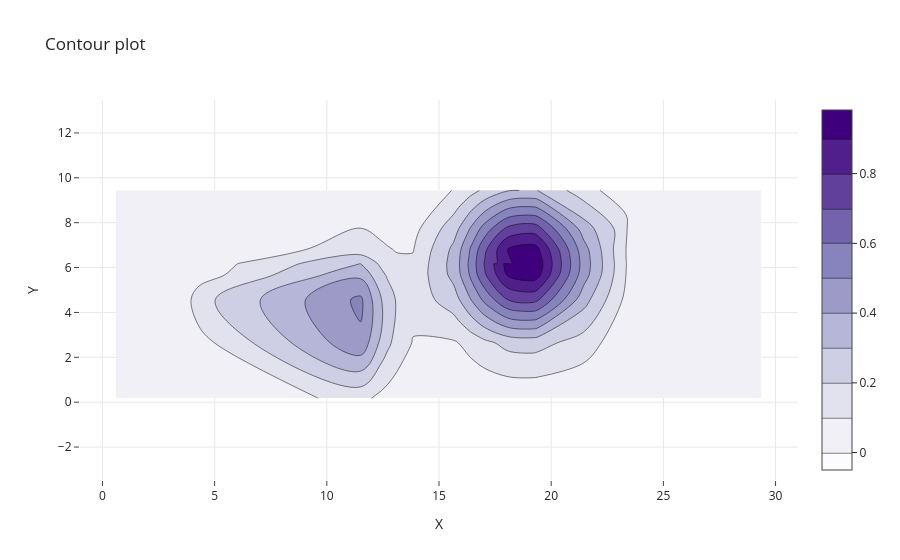

Source (notebook cell):
### Code cell
# Traceを作成
trace = go.Contour(
        x=xrand,
        y=yrand,
        z=pp,
        colorscale='Purples',
        connectgaps=True        # 欠損箇所を補間
)       # 等高線図（欠損箇所を補間）

# Figureを作成
figure = go.Figure(trace, layout)

figure

### Figure 1 — Plotly figure (JSON) as saved in the notebook; plotly's stock layout.template omitted (floating-point values rounded to 4 significant figures; data arrays with more than 128 entries replaced by an {"elided": "..."} marker saying what was removed)
{"data": [{"colorscale": [[0, "rgb(252,251,253)"], [0.125, "rgb(239,237,245)"], [0.25, "rgb(218,218,235)"], [0.375, "rgb(188,189,220)"], [0.5, "rgb(158,154,200)"], [0.625, "rgb(128,125,186)"], [0.75, "rgb(106,81,163)"], [0.875, "rgb(84,39,143)"], [1, "rgb(63,0,125)"]], "connectgaps": true, "type": "contour", "x": [0.6066, 2.131, 2.614, 3.548, 4.301, 11.5, 12.44, 12.71, 13.13, 13.84, 15.66, 15.87, 16.35, 16.46, 17.04, 18.08, 19.2, 19.38, 21.46, 23.34, 23.42, 23.75, 23.97, 24.98, 26.1, 26.75, 27.77, 28.34, 28.91, 29.36], "y": [0.1879, 2.646, 4.562, 5.684, 6.121, 6.169, 6.176, 6.818, 7.742, 9.437], "z": {"elided": "10x30 float values"}}], "layout": {"title": {"text": "Contour plot"}, "xaxis": {"constrain": "domain", "range": [-1, 31], "showgrid": true, "showline": false, "title": {"text": "X"}}, "yaxis": {"range": [-1, 11], "scaleanchor": "x", "scaleratio": 1, "title": {"text": "Y"}}}}
